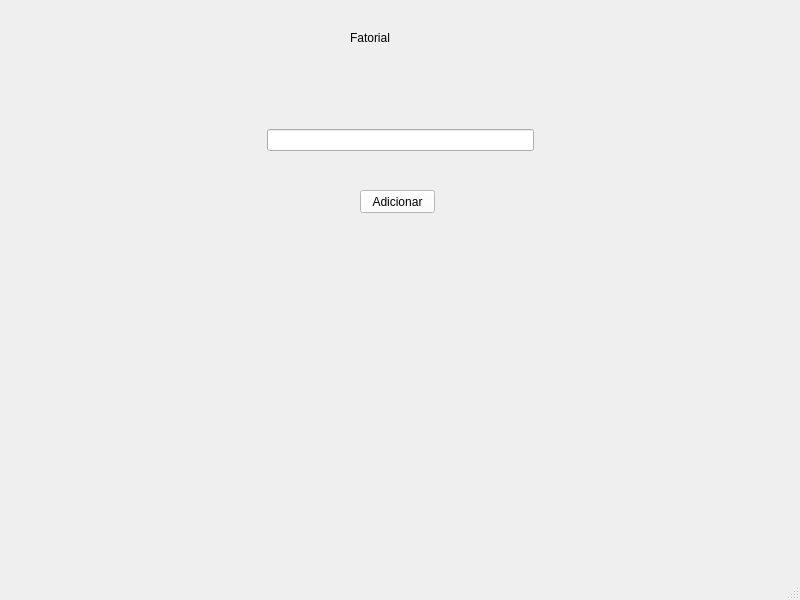
<?xml version="1.0" encoding="UTF-8"?>
<ui version="4.0">
 <class>MainWindow</class>
 <widget class="QMainWindow" name="MainWindow">
  <property name="geometry">
   <rect>
    <x>0</x>
    <y>0</y>
    <width>800</width>
    <height>600</height>
   </rect>
  </property>
  <property name="windowTitle">
   <string>MainWindow</string>
  </property>
  <widget class="QWidget" name="centralwidget">
   <widget class="QLabel" name="label_3">
    <property name="geometry">
     <rect>
      <x>350</x>
      <y>20</y>
      <width>95</width>
      <height>35</height>
     </rect>
    </property>
    <property name="styleSheet">
     <string notr="true">font: 75 22pt &quot;MS Shell Dlg 2&quot;;</string>
    </property>
    <property name="text">
     <string>Fatorial</string>
    </property>
   </widget>
   <widget class="QWidget" name="horizontalLayoutWidget_4">
    <property name="geometry">
     <rect>
      <x>0</x>
      <y>100</y>
      <width>801</width>
      <height>80</height>
     </rect>
    </property>
    <layout class="QHBoxLayout" name="horizontalLayout_4">
     <item>
      <spacer name="horizontalSpacer_7">
       <property name="orientation">
        <enum>Qt::Horizontal</enum>
       </property>
       <property name="sizeHint" stdset="0">
        <size>
         <width>40</width>
         <height>20</height>
        </size>
       </property>
      </spacer>
     </item>
     <item>
      <widget class="QLineEdit" name="numero"/>
     </item>
     <item>
      <spacer name="horizontalSpacer_8">
       <property name="orientation">
        <enum>Qt::Horizontal</enum>
       </property>
       <property name="sizeHint" stdset="0">
        <size>
         <width>40</width>
         <height>20</height>
        </size>
       </property>
      </spacer>
     </item>
    </layout>
   </widget>
   <widget class="QPushButton" name="botao">
    <property name="geometry">
     <rect>
      <x>360</x>
      <y>190</y>
      <width>75</width>
      <height>23</height>
     </rect>
    </property>
    <property name="styleSheet">
     <string notr="true">background-color: white;</string>
    </property>
    <property name="text">
     <string>Adicionar</string>
    </property>
   </widget>
   <widget class="QWidget" name="horizontalLayoutWidget_5">
    <property name="geometry">
     <rect>
      <x>0</x>
      <y>270</y>
      <width>801</width>
      <height>131</height>
     </rect>
    </property>
    <layout class="QHBoxLayout" name="horizontalLayout_5">
     <item>
      <spacer name="horizontalSpacer_9">
       <property name="orientation">
        <enum>Qt::Horizontal</enum>
       </property>
       <property name="sizeHint" stdset="0">
        <size>
         <width>40</width>
         <height>20</height>
        </size>
       </property>
      </spacer>
     </item>
     <item>
      <widget class="QLabel" name="resultado">
       <property name="styleSheet">
        <string notr="true">font: 16pt &quot;MS Shell Dlg 2&quot;;</string>
       </property>
       <property name="text">
        <string/>
       </property>
      </widget>
     </item>
     <item>
      <spacer name="horizontalSpacer_10">
       <property name="orientation">
        <enum>Qt::Horizontal</enum>
       </property>
       <property name="sizeHint" stdset="0">
        <size>
         <width>40</width>
         <height>20</height>
        </size>
       </property>
      </spacer>
     </item>
    </layout>
   </widget>
  </widget>
  <widget class="QMenuBar" name="menubar">
   <property name="geometry">
    <rect>
     <x>0</x>
     <y>0</y>
     <width>800</width>
     <height>21</height>
    </rect>
   </property>
  </widget>
  <widget class="QStatusBar" name="statusbar"/>
 </widget>
 <resources/>
 <connections/>
</ui>
